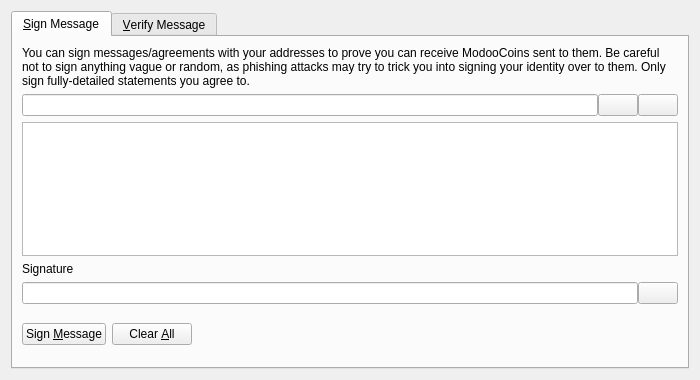
<?xml version="1.0" encoding="UTF-8"?>
<ui version="4.0">
 <class>SignVerifyMessageDialog</class>
 <widget class="QDialog" name="SignVerifyMessageDialog">
  <property name="geometry">
   <rect>
    <x>0</x>
    <y>0</y>
    <width>700</width>
    <height>380</height>
   </rect>
  </property>
  <property name="windowTitle">
   <string>Signatures - Sign / Verify a Message</string>
  </property>
  <property name="modal">
   <bool>true</bool>
  </property>
  <layout class="QVBoxLayout" name="verticalLayout">
   <item>
    <widget class="QTabWidget" name="tabWidget">
     <property name="currentIndex">
      <number>0</number>
     </property>
     <widget class="QWidget" name="tabSignMessage">
      <attribute name="title">
       <string>&amp;Sign Message</string>
      </attribute>
      <layout class="QVBoxLayout" name="verticalLayout_SM">
       <item>
        <widget class="QLabel" name="infoLabel_SM">
         <property name="text">
          <string>You can sign messages/agreements with your addresses to prove you can receive ModooCoins sent to them. Be careful not to sign anything vague or random, as phishing attacks may try to trick you into signing your identity over to them. Only sign fully-detailed statements you agree to.</string>
         </property>
         <property name="textFormat">
          <enum>Qt::PlainText</enum>
         </property>
         <property name="wordWrap">
          <bool>true</bool>
         </property>
        </widget>
       </item>
       <item>
        <layout class="QHBoxLayout" name="horizontalLayout_1_SM">
         <property name="spacing">
          <number>0</number>
         </property>
         <item>
          <widget class="QValidatedLineEdit" name="addressIn_SM">
           <property name="toolTip">
            <string>The Litecoin address to sign the message with</string>
           </property>
          </widget>
         </item>
         <item>
          <widget class="QPushButton" name="addressBookButton_SM">
           <property name="toolTip">
            <string>Choose previously used address</string>
           </property>
           <property name="text">
            <string/>
           </property>
           <property name="icon">
            <iconset resource="../bitcoin.qrc">
             <normaloff>:/icons/address-book</normaloff>:/icons/address-book</iconset>
           </property>
           <property name="shortcut">
            <string>Alt+A</string>
           </property>
           <property name="autoDefault">
            <bool>false</bool>
           </property>
          </widget>
         </item>
         <item>
          <widget class="QPushButton" name="pasteButton_SM">
           <property name="toolTip">
            <string>Paste address from clipboard</string>
           </property>
           <property name="text">
            <string/>
           </property>
           <property name="icon">
            <iconset resource="../bitcoin.qrc">
             <normaloff>:/icons/editpaste</normaloff>:/icons/editpaste</iconset>
           </property>
           <property name="shortcut">
            <string>Alt+P</string>
           </property>
           <property name="autoDefault">
            <bool>false</bool>
           </property>
          </widget>
         </item>
        </layout>
       </item>
       <item>
        <widget class="QPlainTextEdit" name="messageIn_SM">
         <property name="toolTip">
          <string>Enter the message you want to sign here</string>
         </property>
        </widget>
       </item>
       <item>
        <widget class="QLabel" name="signatureLabel_SM">
         <property name="text">
          <string>Signature</string>
         </property>
         <property name="textFormat">
          <enum>Qt::PlainText</enum>
         </property>
        </widget>
       </item>
       <item>
        <layout class="QHBoxLayout" name="horizontalLayout_2_SM">
         <property name="spacing">
          <number>0</number>
         </property>
         <item>
          <widget class="QLineEdit" name="signatureOut_SM">
           <property name="font">
            <font>
             <italic>true</italic>
            </font>
           </property>
           <property name="readOnly">
            <bool>true</bool>
           </property>
          </widget>
         </item>
         <item>
          <widget class="QPushButton" name="copySignatureButton_SM">
           <property name="toolTip">
            <string>Copy the current signature to the system clipboard</string>
           </property>
           <property name="text">
            <string/>
           </property>
           <property name="icon">
            <iconset resource="../bitcoin.qrc">
             <normaloff>:/icons/editcopy</normaloff>:/icons/editcopy</iconset>
           </property>
           <property name="autoDefault">
            <bool>false</bool>
           </property>
          </widget>
         </item>
        </layout>
       </item>
       <item>
        <layout class="QHBoxLayout" name="horizontalLayout_3_SM">
         <item>
          <widget class="QPushButton" name="signMessageButton_SM">
           <property name="toolTip">
            <string>Sign the message to prove you own this Litecoin address</string>
           </property>
           <property name="text">
            <string>Sign &amp;Message</string>
           </property>
           <property name="icon">
            <iconset resource="../bitcoin.qrc">
             <normaloff>:/icons/edit</normaloff>:/icons/edit</iconset>
           </property>
           <property name="autoDefault">
            <bool>false</bool>
           </property>
          </widget>
         </item>
         <item>
          <widget class="QPushButton" name="clearButton_SM">
           <property name="toolTip">
            <string>Reset all sign message fields</string>
           </property>
           <property name="text">
            <string>Clear &amp;All</string>
           </property>
           <property name="icon">
            <iconset resource="../bitcoin.qrc">
             <normaloff>:/icons/remove</normaloff>:/icons/remove</iconset>
           </property>
           <property name="autoDefault">
            <bool>false</bool>
           </property>
          </widget>
         </item>
         <item>
          <spacer name="horizontalSpacer_1_SM">
           <property name="orientation">
            <enum>Qt::Horizontal</enum>
           </property>
           <property name="sizeHint" stdset="0">
            <size>
             <width>40</width>
             <height>48</height>
            </size>
           </property>
          </spacer>
         </item>
         <item>
          <widget class="QLabel" name="statusLabel_SM">
           <property name="font">
            <font>
             <weight>75</weight>
             <bold>true</bold>
            </font>
           </property>
           <property name="text">
            <string/>
           </property>
           <property name="wordWrap">
            <bool>true</bool>
           </property>
          </widget>
         </item>
         <item>
          <spacer name="horizontalSpacer_2_SM">
           <property name="orientation">
            <enum>Qt::Horizontal</enum>
           </property>
           <property name="sizeHint" stdset="0">
            <size>
             <width>40</width>
             <height>48</height>
            </size>
           </property>
          </spacer>
         </item>
        </layout>
       </item>
      </layout>
     </widget>
     <widget class="QWidget" name="tabVerifyMessage">
      <attribute name="title">
       <string>&amp;Verify Message</string>
      </attribute>
      <layout class="QVBoxLayout" name="verticalLayout_VM">
       <item>
        <widget class="QLabel" name="infoLabel_VM">
         <property name="text">
          <string>Enter the receiver's address, message (ensure you copy line breaks, spaces, tabs, etc. exactly) and signature below to verify the message. Be careful not to read more into the signature than what is in the signed message itself, to avoid being tricked by a man-in-the-middle attack. Note that this only proves the signing party receives with the address, it cannot prove sendership of any transaction!</string>
         </property>
         <property name="textFormat">
          <enum>Qt::PlainText</enum>
         </property>
         <property name="alignment">
          <set>Qt::AlignLeading|Qt::AlignLeft|Qt::AlignTop</set>
         </property>
         <property name="wordWrap">
          <bool>true</bool>
         </property>
        </widget>
       </item>
       <item>
        <layout class="QHBoxLayout" name="horizontalLayout_1_VM">
         <property name="spacing">
          <number>0</number>
         </property>
         <item>
          <widget class="QValidatedLineEdit" name="addressIn_VM">
           <property name="toolTip">
            <string>The Litecoin address the message was signed with</string>
           </property>
          </widget>
         </item>
         <item>
          <widget class="QPushButton" name="addressBookButton_VM">
           <property name="toolTip">
            <string>Choose previously used address</string>
           </property>
           <property name="text">
            <string/>
           </property>
           <property name="icon">
            <iconset resource="../bitcoin.qrc">
             <normaloff>:/icons/address-book</normaloff>:/icons/address-book</iconset>
           </property>
           <property name="shortcut">
            <string>Alt+A</string>
           </property>
           <property name="autoDefault">
            <bool>false</bool>
           </property>
          </widget>
         </item>
        </layout>
       </item>
       <item>
        <widget class="QPlainTextEdit" name="messageIn_VM"/>
       </item>
       <item>
        <widget class="QValidatedLineEdit" name="signatureIn_VM"/>
       </item>
       <item>
        <layout class="QHBoxLayout" name="horizontalLayout_2_VM">
         <item>
          <widget class="QPushButton" name="verifyMessageButton_VM">
           <property name="toolTip">
            <string>Verify the message to ensure it was signed with the specified Litecoin address</string>
           </property>
           <property name="text">
            <string>Verify &amp;Message</string>
           </property>
           <property name="icon">
            <iconset resource="../bitcoin.qrc">
             <normaloff>:/icons/transaction_0</normaloff>:/icons/transaction_0</iconset>
           </property>
           <property name="autoDefault">
            <bool>false</bool>
           </property>
          </widget>
         </item>
         <item>
          <widget class="QPushButton" name="clearButton_VM">
           <property name="toolTip">
            <string>Reset all verify message fields</string>
           </property>
           <property name="text">
            <string>Clear &amp;All</string>
           </property>
           <property name="icon">
            <iconset resource="../bitcoin.qrc">
             <normaloff>:/icons/remove</normaloff>:/icons/remove</iconset>
           </property>
           <property name="autoDefault">
            <bool>false</bool>
           </property>
          </widget>
         </item>
         <item>
          <spacer name="horizontalSpacer_1_VM">
           <property name="orientation">
            <enum>Qt::Horizontal</enum>
           </property>
           <property name="sizeHint" stdset="0">
            <size>
             <width>40</width>
             <height>48</height>
            </size>
           </property>
          </spacer>
         </item>
         <item>
          <widget class="QLabel" name="statusLabel_VM">
           <property name="font">
            <font>
             <weight>75</weight>
             <bold>true</bold>
            </font>
           </property>
           <property name="text">
            <string/>
           </property>
           <property name="wordWrap">
            <bool>true</bool>
           </property>
          </widget>
         </item>
         <item>
          <spacer name="horizontalSpacer_2_VM">
           <property name="orientation">
            <enum>Qt::Horizontal</enum>
           </property>
           <property name="sizeHint" stdset="0">
            <size>
             <width>40</width>
             <height>48</height>
            </size>
           </property>
          </spacer>
         </item>
        </layout>
       </item>
      </layout>
     </widget>
    </widget>
   </item>
  </layout>
 </widget>
 <customwidgets>
  <customwidget>
   <class>QValidatedLineEdit</class>
   <extends>QLineEdit</extends>
   <header>qt/qvalidatedlineedit.h</header>
  </customwidget>
 </customwidgets>
 <resources>
  <include location="../bitcoin.qrc"/>
 </resources>
 <connections/>
</ui>
